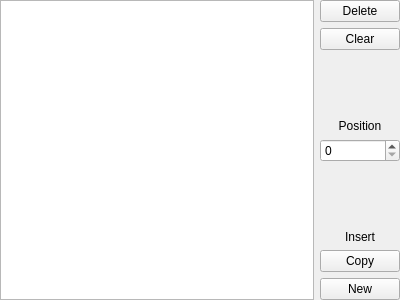
<?xml version="1.0" encoding="UTF-8"?>
<ui version="4.0">
 <class>FormGenListBagHead</class>
 <widget class="QWidget" name="FormGenListBagHead">
  <property name="geometry">
   <rect>
    <x>0</x>
    <y>0</y>
    <width>400</width>
    <height>300</height>
   </rect>
  </property>
  <property name="windowTitle">
   <string>Form</string>
  </property>
  <layout class="QGridLayout" name="gridLayout">
   <property name="leftMargin">
    <number>0</number>
   </property>
   <property name="topMargin">
    <number>0</number>
   </property>
   <property name="rightMargin">
    <number>0</number>
   </property>
   <property name="bottomMargin">
    <number>0</number>
   </property>
   <item row="6" column="1">
    <widget class="QLabel" name="labelInsert">
     <property name="text">
      <string>Insert</string>
     </property>
     <property name="alignment">
      <set>Qt::AlignCenter</set>
     </property>
    </widget>
   </item>
   <item row="5" column="1">
    <spacer name="verticalSpacer_2">
     <property name="orientation">
      <enum>Qt::Vertical</enum>
     </property>
     <property name="sizeHint" stdset="0">
      <size>
       <width>20</width>
       <height>40</height>
      </size>
     </property>
    </spacer>
   </item>
   <item row="7" column="1">
    <widget class="QPushButton" name="buttonCopy">
     <property name="text">
      <string>Copy</string>
     </property>
    </widget>
   </item>
   <item row="8" column="1">
    <widget class="QPushButton" name="buttonNew">
     <property name="text">
      <string>New</string>
     </property>
    </widget>
   </item>
   <item row="0" column="1">
    <widget class="QPushButton" name="buttonDelete">
     <property name="text">
      <string>Delete</string>
     </property>
    </widget>
   </item>
   <item row="3" column="1">
    <widget class="QLabel" name="labelPosition">
     <property name="text">
      <string>Position</string>
     </property>
     <property name="alignment">
      <set>Qt::AlignCenter</set>
     </property>
    </widget>
   </item>
   <item row="2" column="1">
    <spacer name="verticalSpacer">
     <property name="orientation">
      <enum>Qt::Vertical</enum>
     </property>
     <property name="sizeHint" stdset="0">
      <size>
       <width>20</width>
       <height>40</height>
      </size>
     </property>
    </spacer>
   </item>
   <item row="4" column="1">
    <widget class="QSpinBox" name="spinPosition"/>
   </item>
   <item row="1" column="1">
    <widget class="QPushButton" name="buttonClear">
     <property name="text">
      <string>Clear</string>
     </property>
    </widget>
   </item>
   <item row="0" column="0" rowspan="9">
    <widget class="QListView" name="listView"/>
   </item>
  </layout>
 </widget>
 <resources/>
 <connections/>
</ui>
